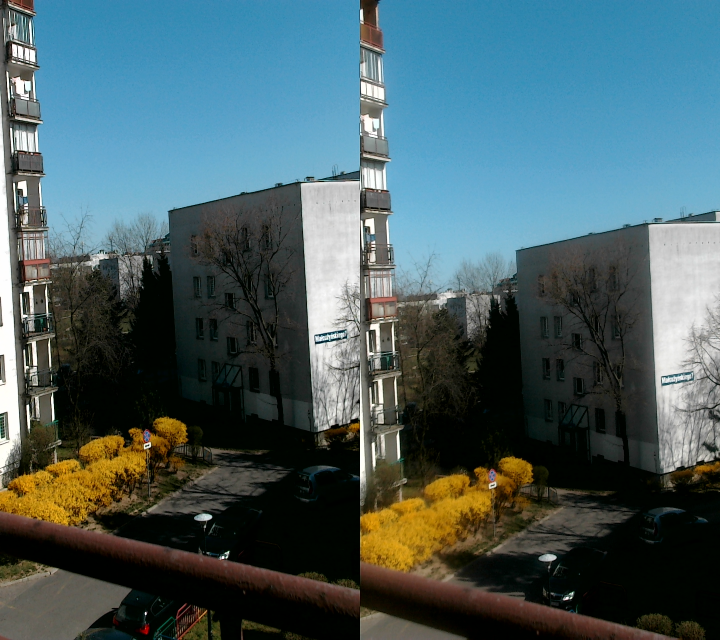
#> input picture example_frames/f1.tif, 1440 x 1280 px, given in place of l_f1.tif, which was not available (shown at 1/2 size)
$ python draw_disparity_maps.py
#> lines starting #> are read from the running program, lines starting #| are printed output that depends on the picture; pictures that were not available may be replaced by others from this repository, and a replacement may not be noted
### libraries/disparity.py
import cv2
import numpy as np
from matplotlib import pyplot as plt


class DisparityMap:
    def draw(self, left_image, right_image, map_path):
#> called with left_image = './splitted/l_f1.tif', right_image = './splitted/r_f1.tif', map_path = './disparity_maps/f1.png'
        left = cv2.imread(left_image)
#> left is the input picture: shape (1280, 1440, 3); mean B, G, R 98.7, 94.5, 72.1
        left = cv2.cvtColor(left, cv2.COLOR_BGR2GRAY)
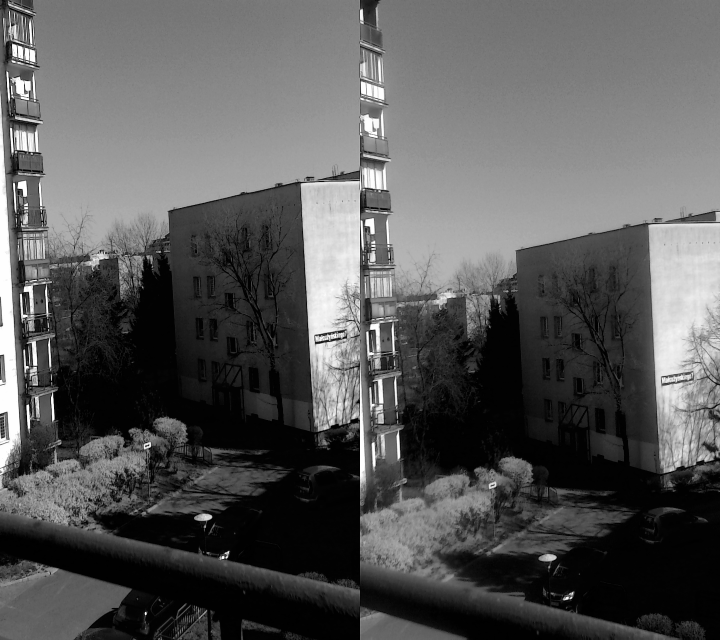
#> left: shape (1280, 1440) (shown at 1/2 size); min 0, max 254, mean 88.3
        right = cv2.imread(right_image)
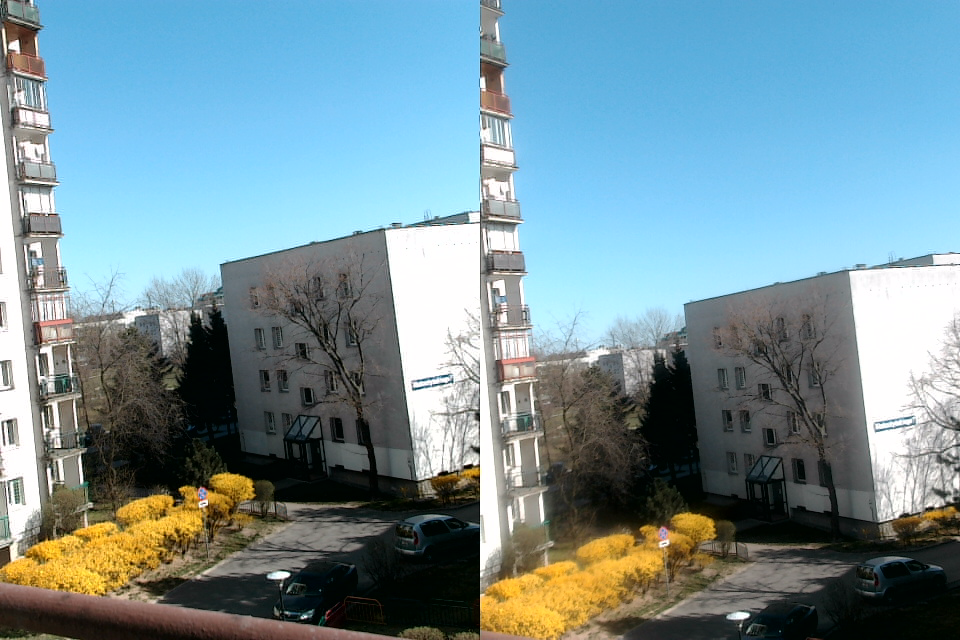
#> input picture example_frames/f2.tif, 960 x 640 px, given in place of r_f1.tif, which was not available
#> right is the input picture: shape (640, 960, 3); mean B, G, R 153.8, 145.2, 117.9
        right = cv2.cvtColor(right, cv2.COLOR_BGR2GRAY)
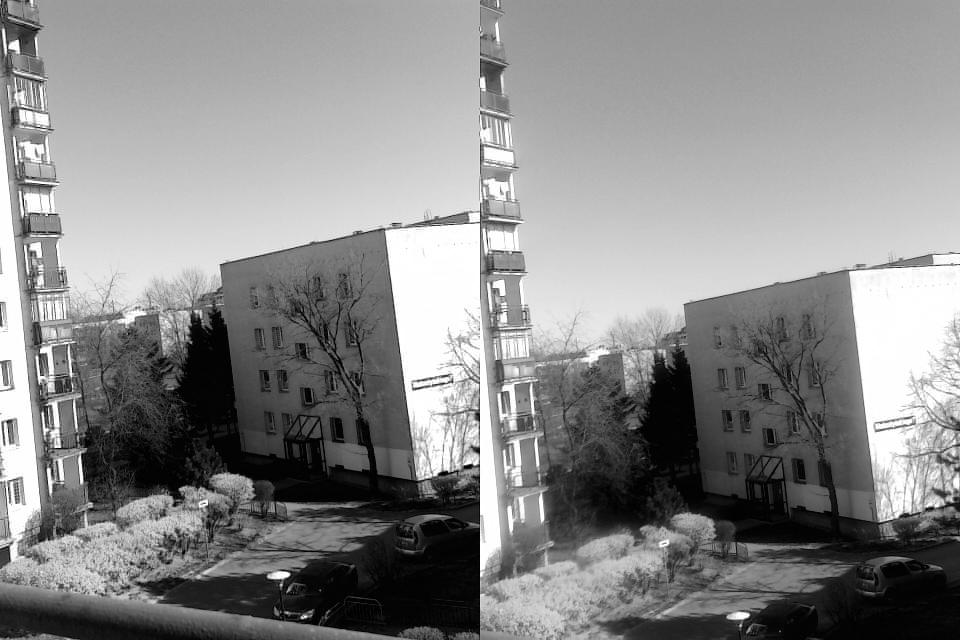
#> right: shape (640, 960); min 0, max 255, mean 138

        stereo = cv2.StereoBM_create(
            numDisparities=64, blockSize=5
        )  # StereoSGBM_create
#> (the run stopped early here; a loop or call above may not have finished)
